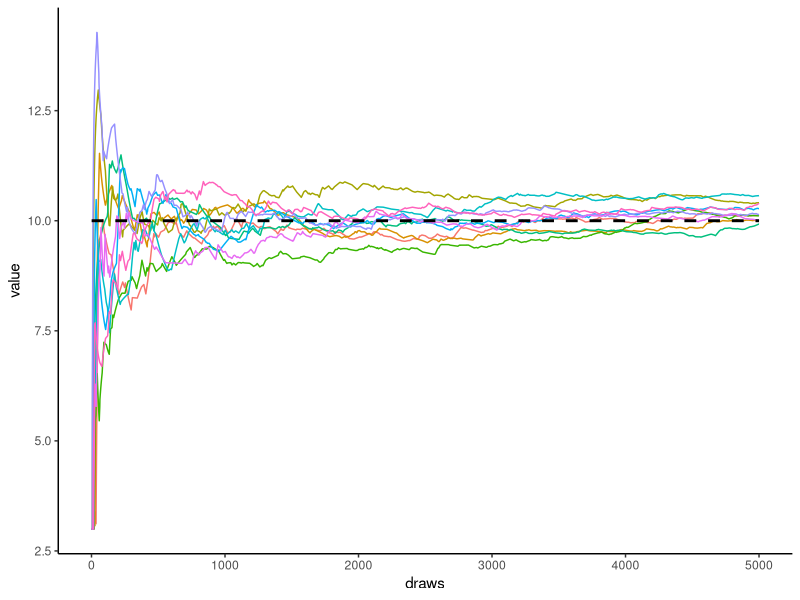

The R script that drew this image:
library(ggplot2)
library(reshape2)
set.seed(1)

chisq_den = function(x, k){
  rtn = 0
  if (x > 0){
    rtn = x^(k/2-1) * exp(-x/2)
  }
  return(rtn)
}

chisq_mh  <- function(N = 1e3, k, h, start)
{
  # memory allocation
  out <- numeric(length = N)
  acc.prob <- 0  # acceptance probability
  out[1] <- start  # just some starting value (fixed starting value)

  for(t in 2:N)
  {
    # proposal N(x, h). Use sd = sqrt(variance) in R
    prop <- rnorm(1, mean = out[t-1], sd = 8^2)

    # the proposal density gets cancelled here
    alpha <- chisq_den(x = prop, k = k) / chisq_den(x = out[t-1], k = k)

    U <- runif(1)
    if(U <= alpha)  # to decide whether to accept or reject
    {
      out[t] <- prop
      acc.prob <- acc.prob + 1
    } else{
      out[t] <- out[t-1]
    }
  }
  print(acc.prob/N)   # we want to see often we accept
  return(out)
}

N = 1e3*5 # Number of steps
reps = 1e1 # Number of independent chains
k = 10 # df of chisq
h = 1000

chain.fixed = matrix(0, nrow = N, ncol = reps)
for(r in 1:reps){
  chain.fixed[, r] = chisq_mh(N = N, k = k, h = h, start = 3)
}

running.mean = matrix(0, nrow = N, ncol = reps)
for(i in 1:N){
  for(j in 1:reps){
    running.mean[i, j] = mean(chain.fixed[1:i, j])
  }
}

print(chain.fixed[90:100, 1])
print(running.mean[900:1000, 1] - running.mean[900:1000, 4])
df = data.frame(data = running.mean, draws = 1:N)
for(i in 1:reps){
  colnames(df)[i] = paste("Chain", i)
}
colnames(df)
df1 = melt(df, id.vars = 'draws', variable.name = 'Chains')
ggplot(df1, mapping = aes(draws, value)) +
  geom_line(aes(color = Chains)) +
  geom_line(mapping = aes(y = 10), lty = 2, size = 1) +
  theme_classic() +
  theme(legend.position = 'none')
